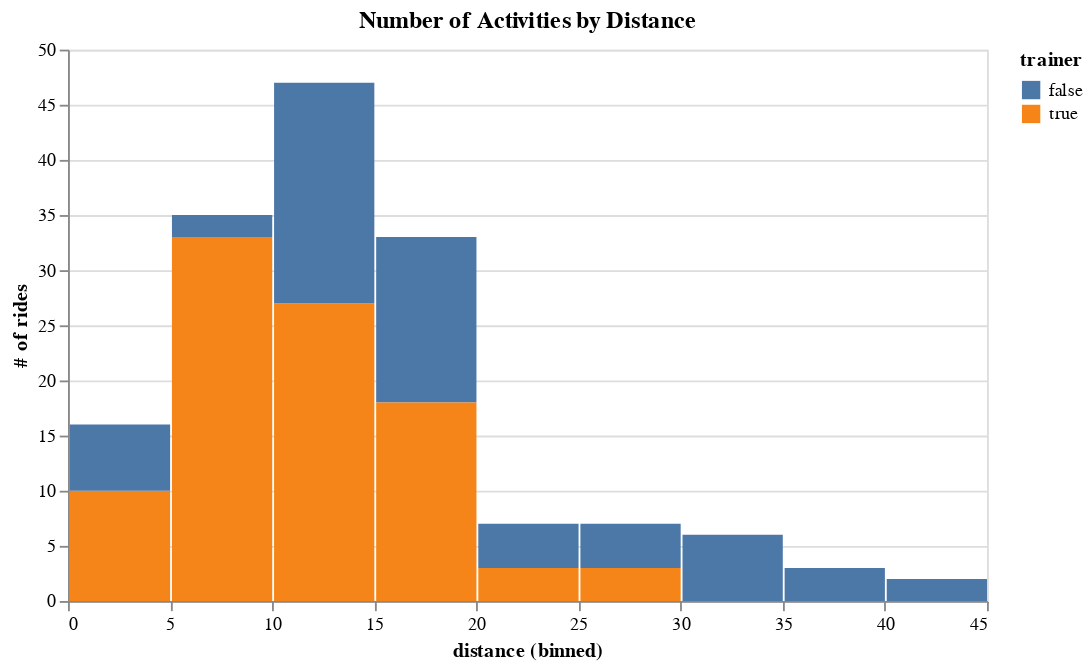

Notebook cell for this chart:
### Code cell
alt.Chart(rides).mark_bar().encode(
    alt.X("distance:Q", bin=True),
    y=alt.Y('count(activity_id):Q', axis=alt.Axis(title='# of rides')),
    color='trainer:N',
).properties(
    width=500,
    title='Number of Activities by Distance'
)

### Figure 1 — Vega-Lite specification as saved in the notebook (floating-point values rounded to 4 significant figures; data arrays with more than 128 entries replaced by an {"elided": "..."} marker saying what was removed)
{"$schema": "https://vega.github.io/schema/vega-lite/v3.4.0.json", "config": {"mark": {"tooltip": null}, "view": {"height": 300, "width": 400}}, "data": {"name": "data-f8ec995841c8421e3ecaf868cd129381"}, "datasets": {"data-f8ec995841c8421e3ecaf868cd129381": {"elided": "156 records"}}, "encoding": {"color": {"field": "trainer", "type": "nominal"}, "x": {"bin": true, "field": "distance", "type": "quantitative"}, "y": {"aggregate": "count", "axis": {"title": "# of rides"}, "field": "activity_id", "type": "quantitative"}}, "mark": "bar", "title": "Number of Activities by Distance", "width": 500}
